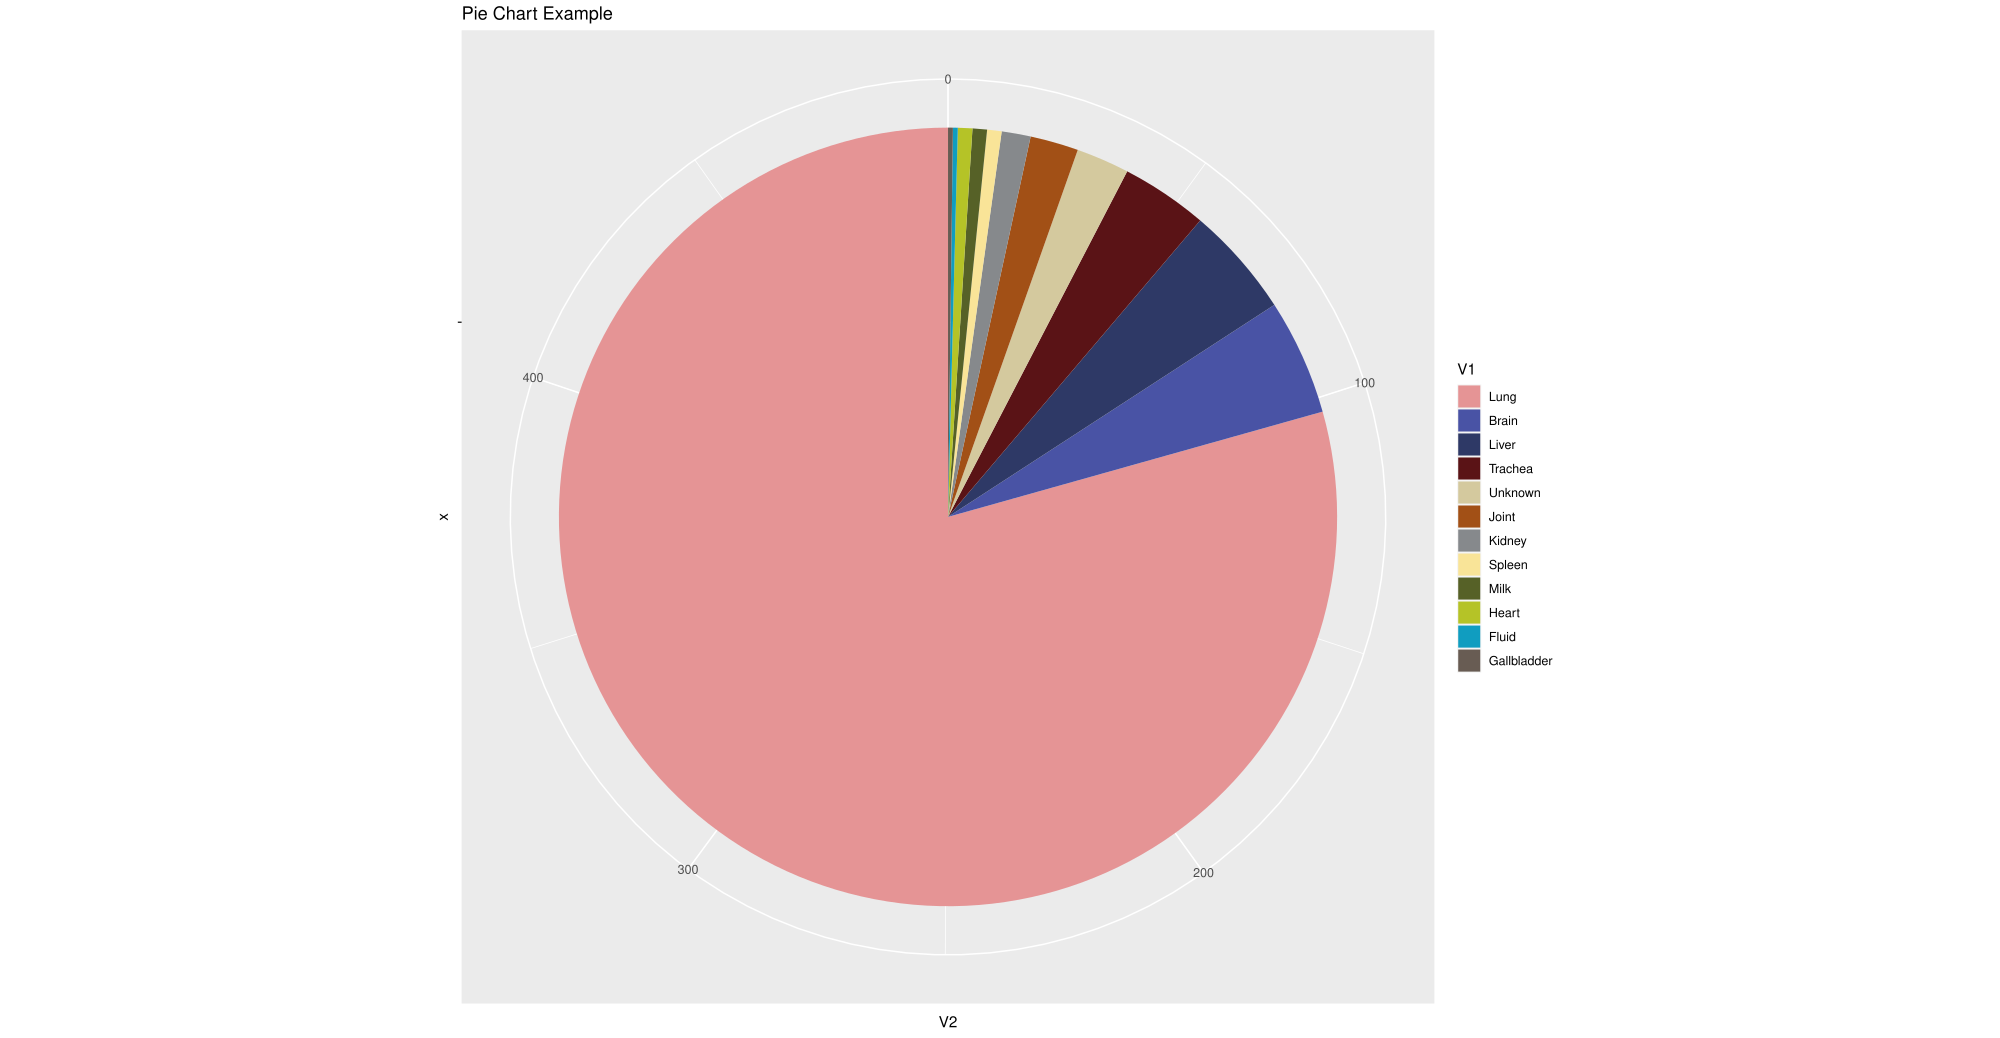

Reproduce this figure in R.
library("ggplot2")
data <- read.table("source.txt",header = F)
data$V1 <- factor(data$V1,levels = c("Lung","Brain","Liver","Trachea","Unknown","Joint","Kidney","Spleen","Milk","Heart","Fluid","Gallbladder"))
p <- ggplot(data, aes(x = "", y = V2, fill = V1)) + 
  geom_bar(stat = "identity") + scale_fill_manual(values = c("#E59495","#4953A5","#2E3966","#5A1316","#d4c99e","#a25016","#86898c","#f9e498","#566127","#b5c327","#109dc0","#685c53")) +
  coord_polar(theta = "y") +
  labs(title = "Pie Chart Example")
p
